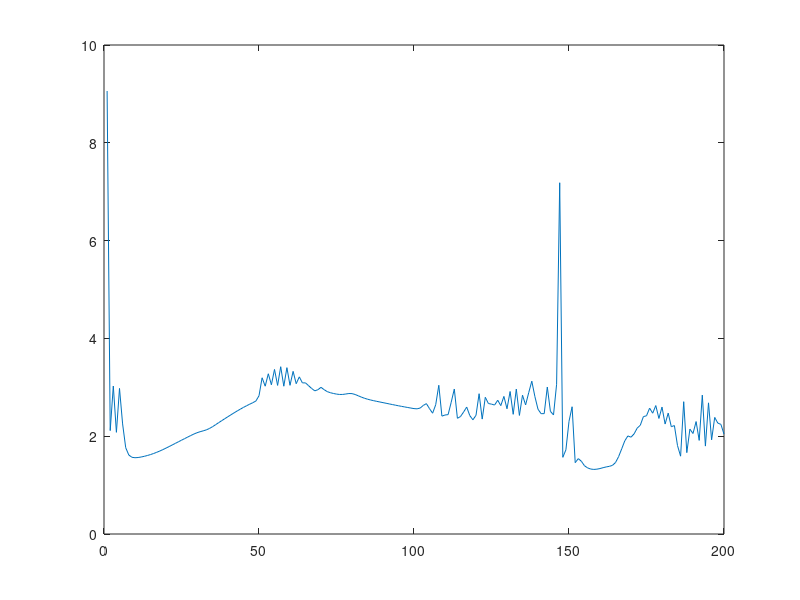
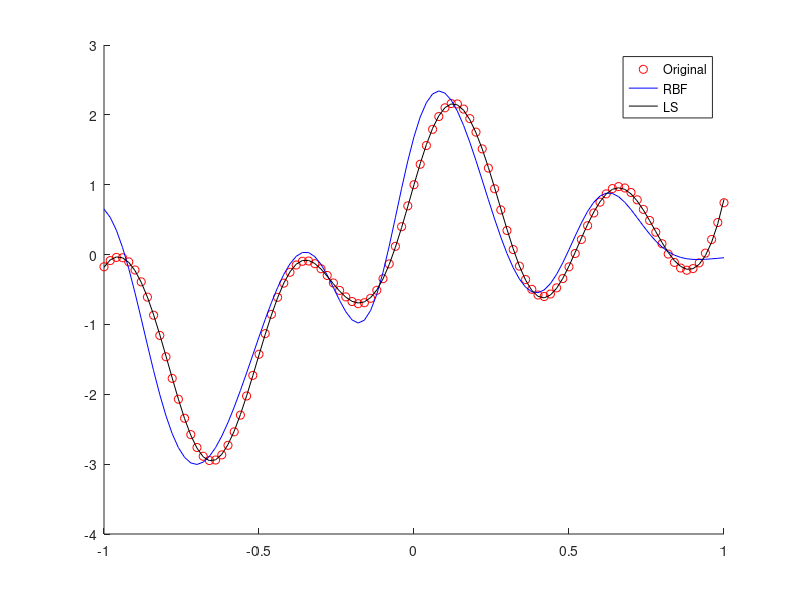

These figures' MATLAB source, in order:
clear all; close all;
% known a and c, solution w using LS
X=-1:0.02:1;
% X = -2: 0.1:2;
L=length(X);
% D=[-0.9602,-0.5770,-0.0729,0.3771,0.6405,0.66,0.4609,0.1366,-0.2013 -0.4344,-0.5,-0.393,-0.1647,0.0988,0.3072,0.396,0.3449,0.1816,-0.0312,-0.2183,-0.3201];
% D=sin(X*5+randn(1,L)*0.0)+1;
D= sin(X* 12) + cos(X*5) + tanh (X*3);
% D = sin(4*X) + cos(5*X+rand(1,L)*0.0) + tanh(6 *X);D = D/6 +0.5;
m=20;
D = D';
c=rand(1,m)*2-1;
% c=randn(1,m);

Num =200;
a =rand(1,m)*2;
a =ones(1,m)*2;
w = randn(m,1); b=0;
z = zeros(m,1);
y = zeros(L,1);
mu = 0.15; mu2=0.5; mu3=0.1;
for kk =1: Num
    for ii=1:L
        x = X(:,ii);       
        d = D(ii);        
        for jj=1:m
            z(jj) = exp(-(x-c(jj))^2 * a(jj)^2); 
        end
        y(ii) = w' * z + b;
        e = d - y(ii);
        w = w + mu * e * z;
%         b = b + mu * e ;
        for jj=1:m
%             z(jj) = exp(-(x-c(jj))^2 * a(jj));
            c(jj) = c(jj) + mu2 * e *w(jj) * z(jj) * (x-c(jj));
            a(jj) =a(jj) - mu3 * e* w(jj) * z(jj) * (x-c(jj))^2 *a(jj);
        end
         
    end
    Err(kk) = norm(D-y);
end


%% H * w = D; i.e. Ax = b;
 for ii=1:L
    x = X(:,ii);
    for jj=1:m
        H(ii, jj) = exp(-(x-c(jj))^2 * a(jj)^2);
    end
 end
w_LS = pinv(H) * D;
y_LS = H * w_LS; 

for ii=1:L
    x = X(:,ii);
    for jj=1:m
        z(jj) = exp(-(x-c(jj))^2 * a(jj)^2);
    end
    y(ii) = w' * z +b;
end

norm(D-y)
figure, plot(Err);
figure, hold on; 
plot(X,D,'ro'); plot(X, y, 'b'); plot(X, y_LS, 'k');

legend('Original','RBF','LS')
[norm(D-y), norm(D-y_LS)]
